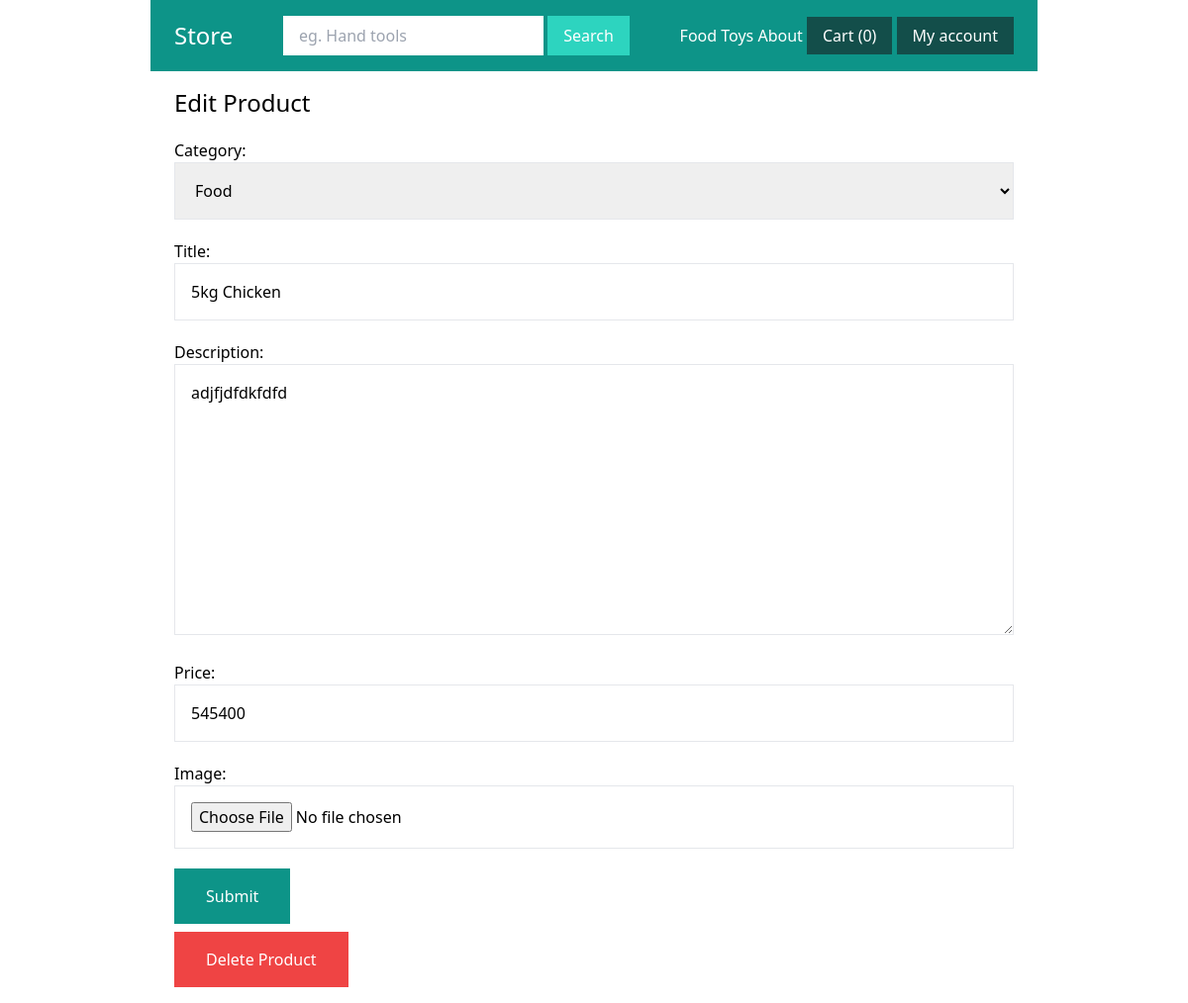
Screenshot of /my-shop/edit-product/4/ (signed in) with the database file from the repository.
### shop/models.py (models this page shows, shortened)
class Category(models.Model):
    title=models.CharField(max_length=50)
    slug=models.SlugField(max_length=50)
    class Meta:
        verbose_name_plural = "Categories"
    def __str__(self):
        return self.title

class Product(models.Model):
    DRAFT = 'draft'
    WAITING_APPROVAL = 'waitingapproval'
    ACTIVE = 'active'
    DELETED = 'deleted'
    STATUS_CHOICES = (
        (DRAFT, 'Draft'),
        (WAITING_APPROVAL, 'Waiting approval'),
        (ACTIVE, 'Active'),
        (DELETED, 'Deleted'),
    )
    user = models.ForeignKey(User, related_name='products', on_delete=models.CASCADE)
    category = models.ForeignKey(Category, related_name='products', on_delete=models.CASCADE)
    title = models.CharField(max_length=50)
    slug = models.SlugField(max_length=50)
    description = models.TextField(blank=True)
    price = models.IntegerField()
    image = models.ImageField(upload_to='uploads/product_images', blank=True, null=True)
    thumbnail = models.ImageField(upload_to='uploads/product_images/thumbnail', blank=True, null=True)
    created_at = models.DateTimeField(auto_now_add=True)
    updated_at = models.DateTimeField(auto_now=True)
    status = models.CharField(max_length=50, choices=STATUS_CHOICES, default=ACTIVE)
    class Meta:
        ordering =('-created_at',)

### userprofile/views.py (the view)
# urls.py: path('my-shop/edit-product/<int:pk>/', views.edit_product, name='edit_product'),
@login_required
def edit_product(request,pk):
    product = Product.objects.filter(user=request.user).get(pk=pk)
    if request.method == 'POST':
        form = ProductForm(request.POST, request.FILES, instance=product)
        if form.is_valid():
            form.save()
            messages.success(request, 'Changes successfully updated.')
            return redirect('my_shop')
    else:
        form = ProductForm(instance=product)
    return render(request, 'userprofile/add_product.html',{
        'title':'Edit Product',
        'product':product,
        'form':form,
    })

### shop/forms.py
class ProductForm(forms.ModelForm):
    class Meta:
        model = Product
        fields =('category', 'title','description', 'price', 'image',)
        widgets = {
            'category':forms.Select(attrs={
                'class': 'w-full p-4 border border-gray-200'
            }),
            'title': forms.TextInput(attrs={
                'class': 'w-full p-4 border border-gray-200'
            }),
            'description': forms.Textarea(attrs={
                'class': 'w-full p-4 border border-gray-200'
            }),
            'price': forms.TextInput(attrs={
                'class': 'w-full p-4 border border-gray-200'
            }),
            'image':forms.FileInput(attrs={
                'class': 'w-full p-4 border border-gray-200'
            }),
        }

### shop/cart.py (called while the page is built)
    def __len__(self):
        return sum(item['quantity'] for item in self.cart.values())

### shop/context_processors.py (called while the page is built)
def cart(request):
    return {'cart': Cart(request)}

### shop/templatetags/menu.py (called while the page is built)
@register.inclusion_tag('core/menu.html')
def menu():
    categories=Category.objects.all()
    return {'categories':categories}

### userprofile/templates/userprofile/add_product.html (shortened to what this page needs)
{% extends 'core/base.html' %}
{% block content %}
    <h1 class="text-2xl">{{ title }}</h1>
    <form method="post" action="." enctype="multipart/form-data" class="space-y-5">
        {{ form.as_p }}
        <button class="mt-4 py-4 px-8 bg-teal-600 text-white hover:bg-gray-200">Submit</button>
    </form>
    {% if product %}
        <a href="{% url 'delete_product' product.id %}" class="mt-2 inline-block py-4 px-8 bg-red-500 text-white">Delete Product</a>
    {% endif %}
{% endblock %}

### core/templates/core/menu.html
{% for category in categories %}
    <a href="{% url 'category_detail' category.slug %}" class="text-white">{{ category.title }}</a>
{% endfor %}
<a href="{% url 'about' %}" class="text-white">About</a>

### rows the page displays
Category: title "Food", title "5kg Chicken"
Category: title "Toys"
Product: category "Food", description "adjfjdfdkfdfd", price "545400"

### other values shown
{{ cart|length }} "0"
{{ title }} "Edit Product"
